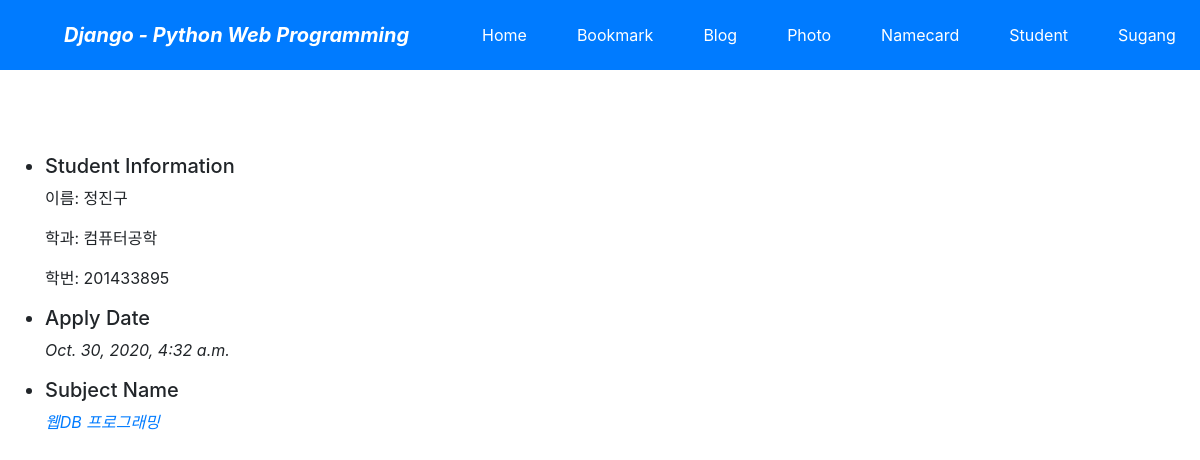
Page /sugang/apply/1/ on the committed database.
### sugang/models.py (models this page shows, shortened)
class Apply(models.Model):
    subject = models.ForeignKey(Subject, on_delete=models.CASCADE)
    name = models.CharField('NAME', max_length=20)
    number = models.CharField('NUMBER', max_length=20)
    major = models.CharField('MAJOR', max_length=20) #upload_to 이미지가 저장될 폴더
    upload_dt = models.DateTimeField('UPDATE DATE', auto_now_add=True)
    owner = models.ForeignKey('auth.User', on_delete=models.CASCADE, verbose_name='OWNER', blank=True, null=True)  # 추가①
    class Meta:
        ordering = ('subject',)

class Subject(models.Model):
    name = models.CharField('NAME', max_length=30)
    description = models.CharField('One Line Description', max_length=100, blank=True)
    owner = models.ForeignKey('auth.User', on_delete=models.CASCADE, verbose_name='OWNER', blank=True, null=True)
    class Meta:
        ordering = ('name',)

### sugang/views.py (the view)
# urls.py: path('apply/<int:pk>/', views.ApplyDV.as_view(), name='apply_detail'),
class ApplyDV(DetailView):
    model = Apply

### sugang/templates/sugang/apply_detail.html (shortened to what this page needs)
{% extends "base.html" %}
{% block content %}
    <div class="row">
        <ul class="col-md-3 mt-3">
            <li class="h5">Student Information</li>
            {% if object.name %}
            <p>이름: {{object.name}}</p>
            <p>학과: {{ object.major}}</p>
            <p>학번: {{object.number}}</p>
            {% else %}<p>(blank)</p>{% endif %}
            <li class="h5">Apply Date</li>
                <p class="font-italic">{{ object.upload_dt }}</p>
            <li class="h5">Subject Name</li>
                <p class="font-italic">
                    <a href="{% url 'sugang:subject_detail' object.subject.id %}"> {{ object.subject.name }}</a>
                </p>
        </ul>
    </div>
{% endblock %}

### rows in the picture
Apply: name "정진구", major "컴퓨터공학", number "201433895", upload_dt "Oct. 30, 2020, 4:32 a.m.", subject.name "웹DB 프로그래밍"
